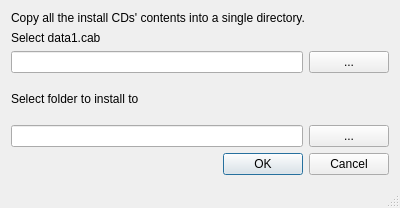
<?xml version="1.0" encoding="UTF-8"?>
<ui version="4.0">
 <class>MainWindow</class>
 <widget class="QMainWindow" name="MainWindow">
  <property name="geometry">
   <rect>
    <x>0</x>
    <y>0</y>
    <width>400</width>
    <height>208</height>
   </rect>
  </property>
  <property name="windowTitle">
   <string>Greenland Installer</string>
  </property>
  <widget class="QWidget" name="centralWidget">
   <layout class="QGridLayout" name="gridLayout">
    <item row="2" column="0">
     <layout class="QHBoxLayout" name="horizontalLayout_2">
      <item>
       <widget class="QLineEdit" name="destPath"/>
      </item>
      <item>
       <widget class="QPushButton" name="destBtn">
        <property name="text">
         <string>...</string>
        </property>
       </widget>
      </item>
     </layout>
    </item>
    <item row="0" column="0">
     <layout class="QVBoxLayout" name="verticalLayout">
      <item>
       <widget class="QLabel" name="label">
        <property name="text">
         <string>Copy all the install CDs' contents into a single directory.</string>
        </property>
        <property name="wordWrap">
         <bool>false</bool>
        </property>
       </widget>
      </item>
      <item>
       <widget class="QLabel" name="label_2">
        <property name="text">
         <string>Select data1.cab</string>
        </property>
       </widget>
      </item>
      <item>
       <layout class="QHBoxLayout" name="horizontalLayout">
        <item>
         <widget class="QLineEdit" name="sourcePath"/>
        </item>
        <item>
         <widget class="QPushButton" name="sourceBtn">
          <property name="text">
           <string>...</string>
          </property>
         </widget>
        </item>
       </layout>
      </item>
     </layout>
    </item>
    <item row="1" column="0">
     <widget class="QLabel" name="label_3">
      <property name="text">
       <string>Select folder to install to</string>
      </property>
     </widget>
    </item>
    <item row="3" column="0">
     <widget class="QDialogButtonBox" name="buttonBox">
      <property name="standardButtons">
       <set>QDialogButtonBox::Cancel|QDialogButtonBox::Ok</set>
      </property>
     </widget>
    </item>
   </layout>
  </widget>
  <widget class="QStatusBar" name="statusBar"/>
 </widget>
 <layoutdefault spacing="6" margin="11"/>
 <resources/>
 <connections>
  <connection>
   <sender>sourceBtn</sender>
   <signal>clicked()</signal>
   <receiver>MainWindow</receiver>
   <slot>chooseSource()</slot>
   <hints>
    <hint type="sourcelabel">
     <x>107</x>
     <y>124</y>
    </hint>
    <hint type="destinationlabel">
     <x>199</x>
     <y>149</y>
    </hint>
   </hints>
  </connection>
  <connection>
   <sender>destBtn</sender>
   <signal>clicked()</signal>
   <receiver>MainWindow</receiver>
   <slot>chooseDest()</slot>
   <hints>
    <hint type="sourcelabel">
     <x>347</x>
     <y>129</y>
    </hint>
    <hint type="destinationlabel">
     <x>199</x>
     <y>103</y>
    </hint>
   </hints>
  </connection>
  <connection>
   <sender>buttonBox</sender>
   <signal>accepted()</signal>
   <receiver>MainWindow</receiver>
   <slot>install()</slot>
   <hints>
    <hint type="sourcelabel">
     <x>199</x>
     <y>163</y>
    </hint>
    <hint type="destinationlabel">
     <x>199</x>
     <y>103</y>
    </hint>
   </hints>
  </connection>
  <connection>
   <sender>buttonBox</sender>
   <signal>rejected()</signal>
   <receiver>MainWindow</receiver>
   <slot>close()</slot>
   <hints>
    <hint type="sourcelabel">
     <x>199</x>
     <y>163</y>
    </hint>
    <hint type="destinationlabel">
     <x>199</x>
     <y>103</y>
    </hint>
   </hints>
  </connection>
 </connections>
 <slots>
  <slot>chooseSource()</slot>
  <slot>chooseDest()</slot>
  <slot>install()</slot>
 </slots>
</ui>
